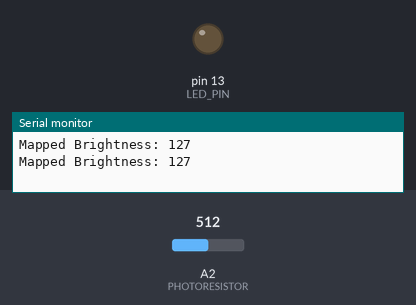
Bench run of a sketch on a simulated Arduino Uno, built with avr-gcc and run on an emulated ATmega328P. On the bench: output pins drawn as LEDs (lit = HIGH), the last lines printed to the serial monitor. The test bench sets the inputs (shaded band); at power-on: A2 (PHOTORESISTOR) = 512.

Above: at 1.8 s.
1.9 s: A2 (PHOTORESISTOR) set to 872
3.4 s: A2 (PHOTORESISTOR) set to 898
At 4.05 s:
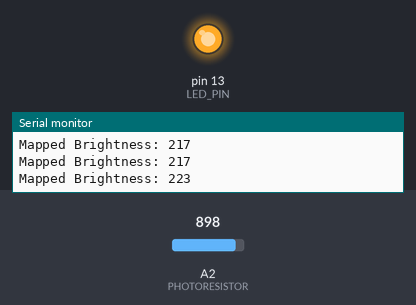
Timing chart, 0 to 13.5 s (numbered marks = the images above; inputs shaded):
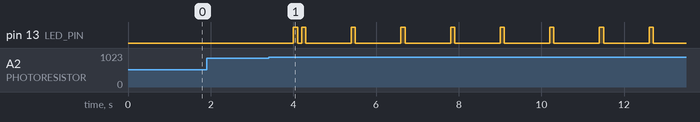

Measured:
- the behaviour switches between 882 and 883 on A2 (PHOTORESISTOR) (found by bisection; images 0 and 1)
- after the input at 3.4 s, pin 13 (LED_PIN): goes HIGH 0.10 s, LOW 0.10 s, 7 × (HIGH 0.10 s, LOW 1.1 s), HIGH 0.10 s, then LOW, starting after 0.60 s

The sketch:

activity4arduino.ino
```cpp
#define PHOTORESISTOR A2
#define LED_PIN 13

const int BRIGHTNESS_MAX = 220;
bool blinkingActive = false;

void setup() {
  pinMode(LED_PIN, OUTPUT);
  pinMode(PHOTORESISTOR, INPUT);
  Serial.begin(9600);
}

void loop() {
  int brightness = readBright();
  if (brightness >= BRIGHTNESS_MAX && !blinkingActive) {
    blinkingActive = true;
    startBlinking();
  }

 if (blinkingActive) {
  if (Serial.available() > 0) {
    String command = Serial.readStringUntil('\n');

    command.trim();
    command.toLowerCase();

    if (command == "stop") {
      blinkingActive = false;
      digitalWrite(LED_PIN, LOW);
    }
  }
}

  if (blinkingActive) {
    blinkLED();
  }

  delay(1000);
}

int readBright() {

  int brightness = analogRead(PHOTORESISTOR);

  int mappedBrightness = map(brightness, 0, 1023, 0, 255);

  Serial.print("Mapped Brightness: ");
  Serial.println(mappedBrightness);

  return mappedBrightness;
}

void startBlinking() {
  digitalWrite(LED_PIN, HIGH);
  delay(100);
  digitalWrite(LED_PIN, LOW);
  delay(100);
}

void blinkLED() {
  digitalWrite(LED_PIN, HIGH);
  delay(100);
  digitalWrite(LED_PIN, LOW);
  delay(100);
}
```
